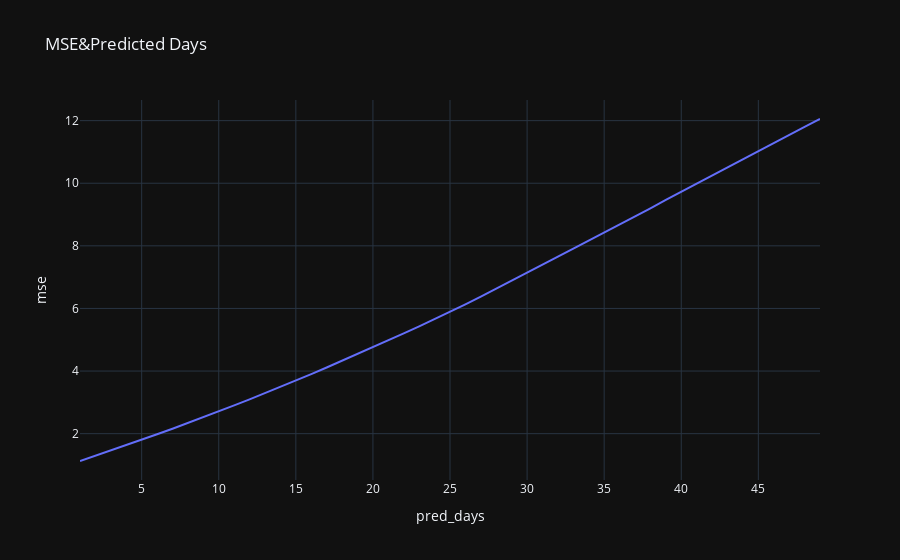

Source (notebook cell):
### Code cell
mses_df = pd.DataFrame(dict(mse = mses, pred_days =  [*range(1, 50)]))
fig = px.line(mses_df, x="pred_days", y="mse", title="MSE&Predicted Days")
fig.show()

### Figure 1 — Plotly figure (JSON) as saved in the notebook; plotly's stock layout.template omitted (floating-point values rounded to 4 significant figures)
{"data": [{"hovertemplate": "pred_days=%{x}<br>mse=%{y}<extra></extra>", "legendgroup": "", "line": {"color": "#636efa", "dash": "solid"}, "marker": {"symbol": "circle"}, "mode": "lines", "name": "", "orientation": "v", "showlegend": false, "x": [1, 2, 3, 4, 5, 6, 7, 8, 9, 10, 11, 12, 13, 14, 15, 16, 17, 18, 19, 20, 21, 22, 23, 24, 25, 26, 27, 28, 29, 30, 31, 32, 33, 34, 35, 36, 37, 38, 39, 40, 41, 42, 43, 44, 45, 46, 47, 48, 49], "xaxis": "x", "y": [1.127, 1.294, 1.463, 1.634, 1.807, 1.981, 2.159, 2.34, 2.526, 2.713, 2.903, 3.098, 3.293, 3.494, 3.698, 3.903, 4.113, 4.327, 4.544, 4.758, 4.98, 5.206, 5.429, 5.66, 5.895, 6.132, 6.38, 6.63, 6.884, 7.135, 7.395, 7.656, 7.912, 8.168, 8.423, 8.675, 8.934, 9.2, 9.47, 9.73, 9.995, 10.26, 10.51, 10.78, 11.04, 11.3, 11.56, 11.8, 12.05], "yaxis": "y", "type": "scatter"}], "layout": {"xaxis": {"anchor": "y", "domain": [0.0, 1.0], "title": {"text": "pred_days"}}, "yaxis": {"anchor": "x", "domain": [0.0, 1.0], "title": {"text": "mse"}}, "legend": {"tracegroupgap": 0}, "title": {"text": "MSE&Predicted Days"}}}
